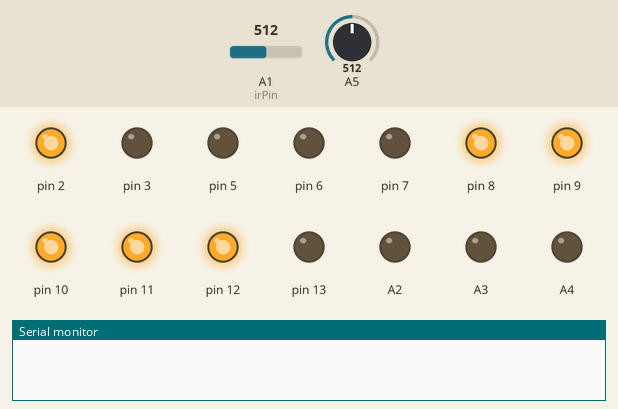
A sketch run on a simulated Arduino Uno, built with avr-gcc and run on an emulated ATmega328P. On the bench: output pins drawn as LEDs (lit = HIGH), the last lines printed to the serial monitor. Dashed ring = blinking. The test bench sets the inputs (shaded band); at power-on: A1 (irPin) = 512, A5 = 512. Random numbers use the default seed unless the sketch sets one.

Above: at 4.4 s.
4.5 s: A1 (irPin) set to 56
6.0 s: A1 (irPin) set to 46
At 7.3 s:
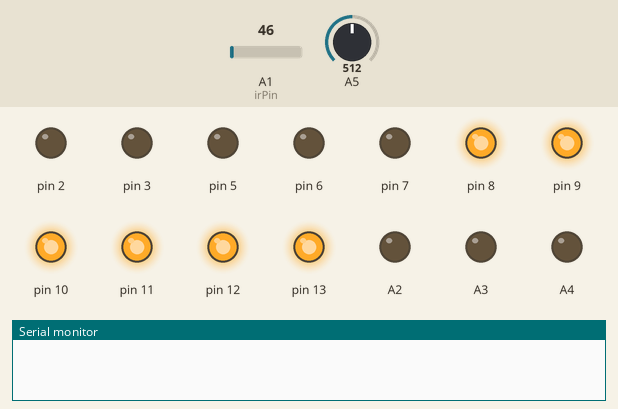
9.0 s: A1 (irPin) set to 330
At 10.45 s:
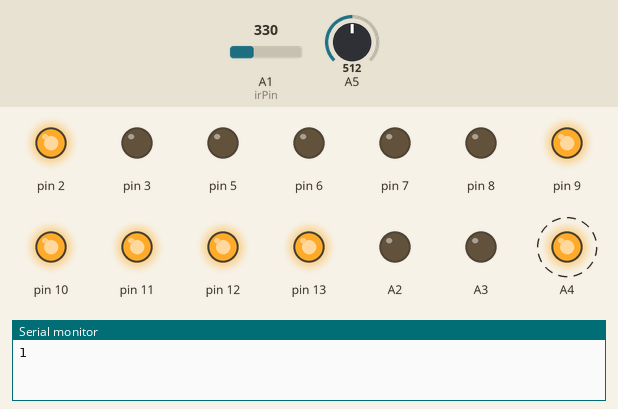
12.0 s: A5 set to 408
15.0 s: A5 set to 389
At 15.2 s:
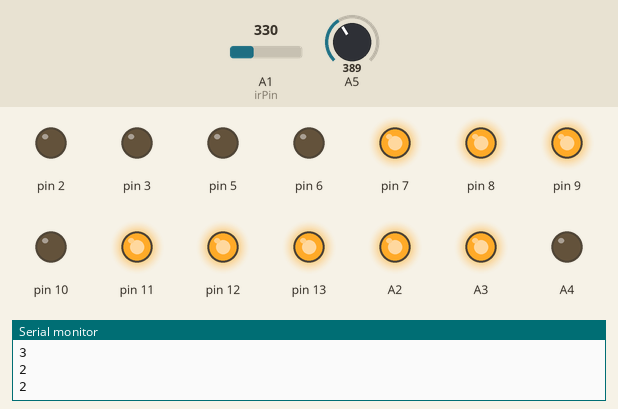
18.0 s: A1 (irPin) set to 308
At 21.2 s:
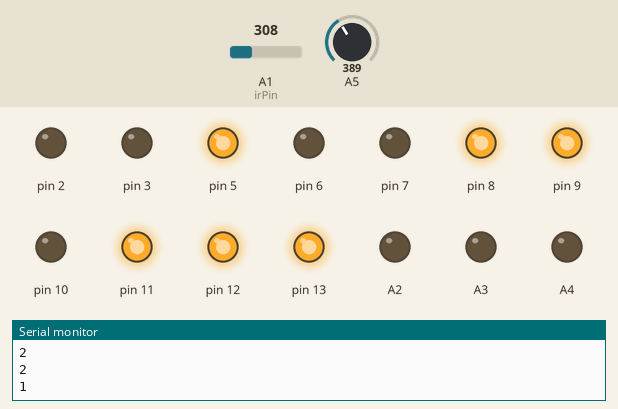
Timing chart, 0 to 22.0 s (numbered marks = the images above; inputs shaded):
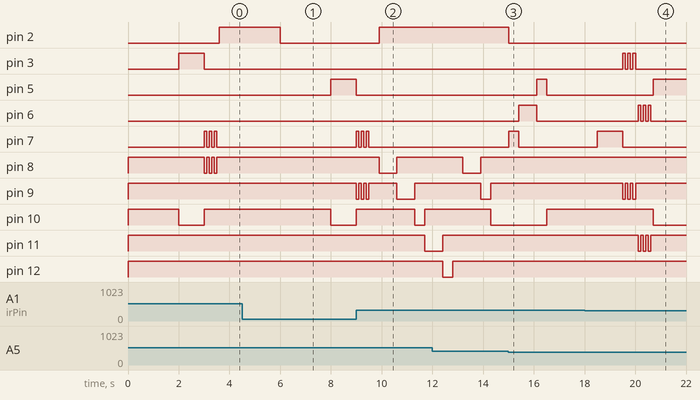

Measured:
- the behaviour switches between 51 and 50 on A1 (irPin) (found by bisection; images 0 and 1)
- the behaviour switches between 400 and 399 on A5 (found by bisection; images 2 and 3)
- the behaviour switches between 320 and 319 on A1 (irPin) (found by bisection; images 3 and 4)
- after the input at 4.5 s, every drawn part: stays the same
- after the input at 6.0 s, pin 2: HIGH → LOW at once; pin 5: LOW → HIGH after 2.0 s; pin 10: HIGH → LOW after 2.0 s; pin 13: LOW → HIGH at once
- after the input at 9.0 s, pin 2: LOW → HIGH after 0.90 s; pin 8: HIGH → LOW after 0.90 s, → HIGH 0.70 s later
- after the input at 15.0 s, pin 2: HIGH → LOW at once; pin 5: LOW → HIGH after 1.1 s, → LOW 0.40 s later; pin 6: LOW → HIGH after 0.41 s, → LOW 0.70 s later; pin 7: LOW → HIGH at once, → LOW 0.40 s later
- after the input at 18.0 s, pin 5: LOW → HIGH after 2.7 s
- by itself, pin 9: alternates HIGH for 0.10 s and LOW for 0.10 s, 6 changes in all, then stays HIGH

The sketch:

zprojectITC.ino
```cpp
#define DEBUG 0

int irPin = A1;
int val = 0;

int first = A2;
int second = A3;
int third = A4;


int btn=analogRead(A5);


int LightRow[6];
int LightCol[6];


  int dice=0;
  //player
  int playerRow=5;
  int playerCol=0;
  int walkD = 400;


  int start=1;
  int winRow;
  int winCol;
  int loseRow[3];
  int loseCol[3];
  int winPoint=0;
  int re=0;

void setup() {

  //Dice

      pinMode(A2, OUTPUT);
      pinMode(A3, OUTPUT);
      pinMode(A4, OUTPUT);

    // set buttin pin to INPUT

    // initialize random seed by noise from analog pin 0 (should be unconnected)
    randomSeed(analogRead(A0));

    // if we're debugging, connect to serial
    #ifdef DEBUG
      Serial.begin(9600);
    #endif


  for(int i = 0;i < 6;i++) LightRow[i]=i+8;
  for(int i = 0;i < 6;i++) LightCol[i]=i+2;


  for(int i = 0;i < 6;i++) pinMode(LightRow[i],OUTPUT);
  for(int i = 0;i < 6;i++) pinMode(LightCol[i],OUTPUT);

  LightOff();


}

void loop() {

  if(start == 1)
  {
    LightOff();
    delay(2000);

    //SetWin
    while(true)
    {
      winRow = random(0,6);
      winCol = random(0,6);
      if(winRow != playerRow && winCol != playerCol)
      {
        break;
      }
    }

    //SetBomb
    for(int i=0;i<=winPoint;i++)
    {
      while(true)
      {
        loseRow[i] = random(0,6);
        loseCol[i] = random(0,6);
        if(loseRow[i] != playerRow && loseCol[i] != playerCol)
        {
            if(loseRow[i] != winRow && loseCol != winCol)
            {
              break;
            }
        }
      }
    }


    //showTresure
    LightOn(winRow,winCol);
    delay(1000);
    LightOff();

    //showBomb
    for(int i=0;i<=winPoint;i++)
    {
      LightOn(loseRow[i],loseCol[i]);
      delay(100);
      LightOff();
      delay(100);
      LightOn(loseRow[i],loseCol[i]);
      delay(100);
      LightOff();
      delay(100);
      LightOn(loseRow[i],loseCol[i]);
      delay(100);
      LightOff();
      delay(100);

    }
    LightOff();

    start = 0;
    re=0;
  }


  //Serial.println(analogRead(A5));
  btn=analogRead(A5);
  if(dice!= 0 )
  {

      if(btn >= 900 )//Up
      {
          for(int i=1;i<=dice;i++)
          {
            LightOff();
            playerRow-=1;
            if(playerRow < 0)
            {
              playerRow=5;
            }
            LightOn(playerRow,playerCol);
            delay(walkD);
            CheckLose();
            LightOff();
          }
          dice=0;
          OffDice();
      }
      else if(btn >= 400 )//Down
      {
          for(int i=1;i<=dice;i++)
          {
            LightOff();
            playerRow+=1;
            if(playerRow > 5)
            {
              playerRow=0;
            }
            LightOn(playerRow,playerCol);
            delay(walkD);
            CheckLose();
            LightOff();
          }
          dice=0;
          OffDice();
      }
      else if(btn >= 290)//Left
      {
          for(int i=1;i<=dice;i++)
          {
            LightOff();
            playerCol-=1;
            if(playerCol < 0)
            {
              playerCol =5;
            }
            LightOn(playerRow,playerCol);
            delay(walkD);
            CheckLose();
            LightOff();
          }
          dice=0;
          OffDice();
      }
      else if(btn > 150)//Right
      {
          for(int i=1;i<=dice;i++)
          {
            LightOff();
            playerCol+=1;
            if(playerCol > 5)
            {
              playerCol=0;
            }
            LightOn(playerRow,playerCol);
            delay(walkD);
            CheckLose();
            LightOff();
          }
          dice=0;
          OffDice();
      }

  }
  else
  {
      val = analogRead(irPin);
      if(val >= 320 && val <= 390){
        OffDice();
        buildUpTension();
        dice = ThrowDice();
        showDice(dice);

        //Serial.println(dice);
      }

  }


  //restartGame
  val = analogRead(irPin);
  if(val >= 10 && val <= 50)
  {
    dice=0;
    OffDice();
    RestartPoint();
  }

  if(re==0)
  {
    LightOn(playerRow,playerCol);
    CheckWin();
    if(winPoint == 3)
    {
        WinGame();
    }
  }


}


//Function

  void LightOn(int R,int C)
  {
    digitalWrite(LightRow[R],0);
    digitalWrite(LightCol[C],1);
  }

  void LightOff()
  {
    for(int i=0;i<6;i++)
    {
      digitalWrite(LightRow[i],1);
      digitalWrite(LightCol[i],0);
    }
  }
  void AllLight()
  {
    for(int i=0;i<6;i++)
    {
      digitalWrite(LightRow[i],0);
      digitalWrite(LightCol[i],1);
    }
  }
  //GetPoint
  void CheckWin()
  {
    //Collect

    if(playerRow == winRow && playerCol == winCol){
      winPoint+=1;
      start=1;
    }

  }
  //BombTrap
  void CheckLose()
  {
    for(int i=0;i<=winPoint;i++){
      if(playerRow == loseRow[i] && playerCol == loseCol[i])
      {
        Serial.println("lose");
        GameOver();
      }
    }
  }
  void WinGame()
  {


    dice=0;
    OffDice();
    while(true)
      {
        for(int i=0;i<6;i++)
        {
          for(int j=0;j<6;j++)
          {
            LightOn(i,j);
          }
          delay(80);
          LightOff();
        }
        val = analogRead(irPin);
        if(val >= 10 && val <= 50)
        {

          RestartPoint();
          break;
        }
      }
  }
  void GameOver()
  {
      // ShowingBadMood

      dice=0;
      OffDice();
      while(true)
      {
        LightOn(1,1);
        LightOn(1,4);
        delay(1);
        LightOff();
        LightOn(3,1);
        LightOn(3,4);
        LightOn(3,2);
        LightOn(3,3);
        delay(1);
        LightOff();
        LightOn(4,0);
        LightOn(4,5);
        delay(1);
        LightOff();

        val = analogRead(irPin);
        if(val >= 10 && val <= 50)
        {
          RestartPoint();
          break;
        }
      }
  }
  void RestartPoint()
  {
    winPoint=0;
    start=1;
    playerRow=5;
    playerCol=0;
    re=1;
  }


//RandomDice
int ThrowDice() {

  int randNumber = random(1,4);

  #ifdef DEBUG
    Serial.println(randNumber);
  #endif

  return randNumber;
}
void OffDice() {

    digitalWrite(A2,LOW);
    digitalWrite(A3,LOW);
    digitalWrite(A4,LOW);
}
void showDice(int number) {
  digitalWrite(A2, HIGH);
  if (number >= 2) {
    digitalWrite(A3, HIGH);
  }
  if (number >= 3) {
    digitalWrite(A4, HIGH);
  }

}
void buildUpTension() {
  // light LEDs from left to right and back to build up tension
  // left to right
  digitalWrite(A2,HIGH);
  delay(50);
  OffDice();
  digitalWrite(A3,HIGH);
  delay(50);
  OffDice();
  digitalWrite(A4,HIGH);
  delay(50);
  OffDice();


  // right to left
  digitalWrite(A4,HIGH);
  delay(50);
  OffDice();
  digitalWrite(A3,HIGH);
  delay(50);
  OffDice();
  digitalWrite(A2,HIGH);
  delay(50);
  OffDice();

}
```
